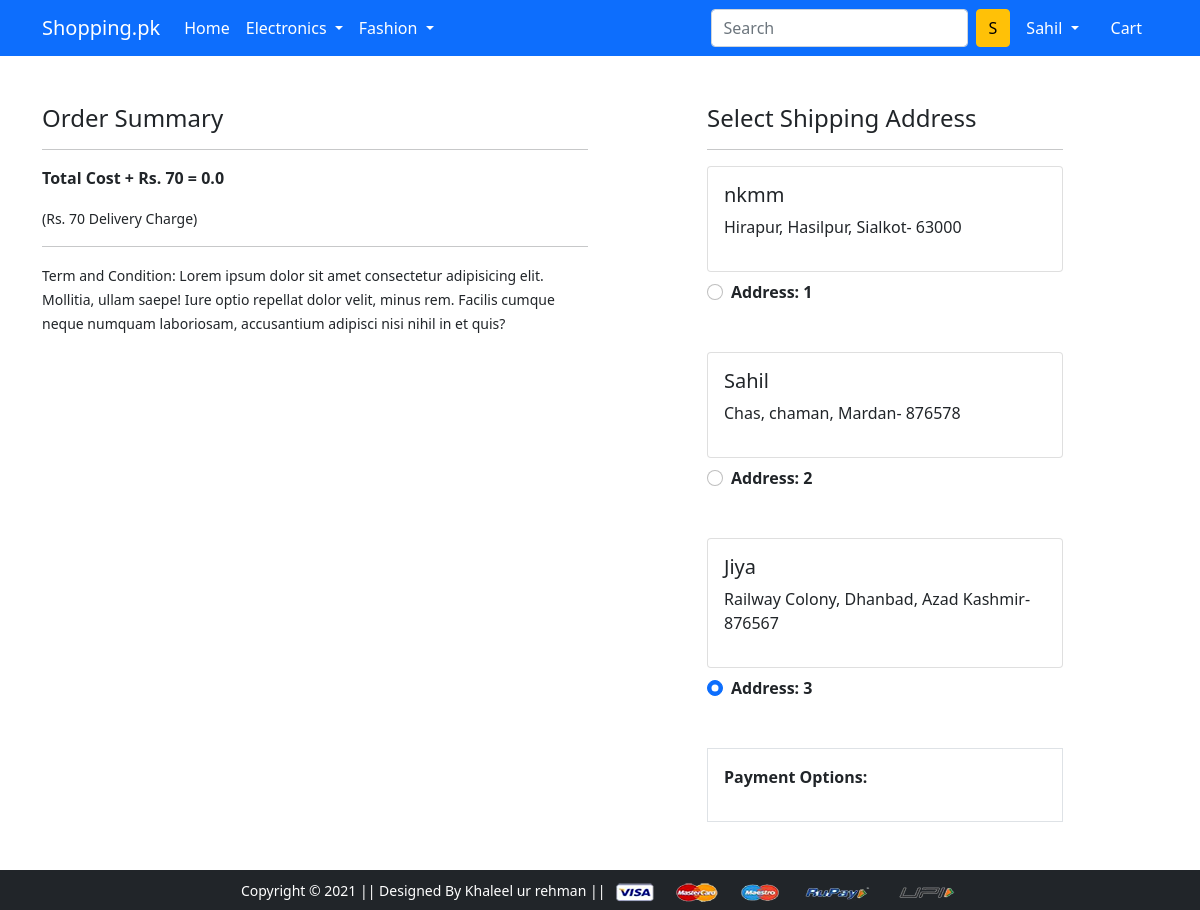
The page /checkout/ (signed in) on the database its author committed.
### app/models.py (models this page shows, shortened)
class Customer(models.Model):
 user = models.ForeignKey(User, on_delete=models.CASCADE)
 name = models.CharField(max_length=200)
 locality = models.CharField(max_length=200)
 city = models.CharField(max_length=50)
 zipcode = models.IntegerField()
 state = models.CharField(choices=STATE_CHOICES, max_length=50)

### app/views.py (the view)
# urls.py: path('checkout/', views.checkout, name='checkout'),
@login_required
def checkout(request):
	user = request.user
	add = Customer.objects.filter(user=user)
	cart_items = Cart.objects.filter(user=request.user)
	amount = 0.0
	shipping_amount = 70.0
	totalamount=0.0
	cart_product = [p for p in Cart.objects.all() if p.user == request.user]
	if cart_product:
		for p in cart_product:
			tempamount = (p.quantity * p.product.discounted_price)
			amount += tempamount
		totalamount = amount+shipping_amount
	return render(request, 'app/checkout.html', {'add':add, 'cart_items':cart_items, 'totalcost':totalamount})

### app/templates/app/checkout.html (shortened to what this page needs)
{% extends 'app/base.html' %}
{% load static %}
{% block main-content %}
<div class="container">
 <div class="row mt-5">
  <div class="col-sm-6">
    <h4>Order Summary</h4>
    <hr>
    <p class="fw-bold">Total Cost + Rs. 70  = {{totalcost}}</p>
    <small>(Rs. 70 Delivery Charge)</small> <hr>
    <small>Term and Condition: Lorem ipsum dolor sit amet consectetur adipisicing elit. Mollitia, ullam saepe! Iure optio repellat dolor velit, minus rem. Facilis cumque neque numquam laboriosam, accusantium adipisci nisi nihil in et quis?</small>
  </div>
  <div class="col-sm-4 offset-sm-1">
    <h4>Select Shipping Address</h4>
    <hr>
    <form action="/paymentdone" id="myform">
    {% for ad in add %}
      <div class="card">
        <div class="card-body">
        <h5>{{ad.name}}</h5>
        <p>{{ad.locality}}, {{ad.city}}, {{ad.state}}- {{ad.zipcode}}</p>
        </div>
      </div>
        <div class="form-check mt-2 mb-5">
          <input class="form-check-input" type="radio" name="custid" id="custadd{{forloop.counter}}" value="{{ad.id}}" checked>
          <label class="form-check-label fw-bold" for="custadd{{forloop.counter}}">
            Address: {{ forloop.counter }} </label>
        </div>
      {% endfor %}
        <div class="border p-3">
          <p class="fw-bold">Payment Options:</p>
        </div>
      </form>
    </div>
  </div>
</div>
{% endblock main-content %}

### app/templates/app/base.html (shortened to what this page needs)
<!doctype html>
{% load static %}
<html lang="en">
  <head>
    <link href="https://cdn.jsdelivr.net/npm/bootstrap@5.0.0-beta1/dist/css/bootstrap.min.css" rel="stylesheet">
    <link rel="stylesheet" href="{% static 'app/css/owl.carousel.min.css' %}">
    <link rel="stylesheet" href="{% static 'app/css/all.min.css' %}">
    <link rel="stylesheet" href="{% static 'app/css/style.css' %}">
  </head>
  <body>
    <nav class="navbar navbar-expand-lg navbar-dark bg-primary">
     <div class="container">
       <a class="navbar-brand" href="/">Shopping.pk</a>
       <div class="collapse navbar-collapse" id="navbarSupportedContent">
         <ul class="navbar-nav me-auto mb-2 mb-lg-0">
           <li class="nav-item">
             <a class="nav-link active" aria-current="page" href="/">Home</a>
           </li>
           <li class="nav-item dropdown">
             <a class="nav-link dropdown-toggle text-white" href="#" id="electronicsDropdown" role="button" data-bs-toggle="dropdown" aria-expanded="false">
               Electronics
             </a>
           </li>
           <li class="nav-item dropdown">
             <a class="nav-link dropdown-toggle text-white" href="#" id="fashionDropdown" role="button" data-bs-toggle="dropdown" aria-expanded="false">
               Fashion
             </a>
           </li>
         </ul>
         <form class="d-flex">
           <input class="form-control me-2" type="search" placeholder="Search" aria-label="Search">
           <button class="btn btn-warning" type="submit">S</button>
         </form>
         <div>
          <ul class="navbar-nav me-auto mb-2 mb-lg-0">
          {% if request.user.is_authenticated %}
           <li class="nav-item dropdown mx-2">
              <a class="nav-link dropdown-toggle text-white" href="#" id="profileDropdown" role="button" data-bs-toggle="dropdown" aria-expanded="false">
                {{request.user.username|capfirst}}
              </a>
            </li>
            <li class="nav-item mx-2">
              <a href="{% url 'showcart' %}" class="nav-link text-white"> Cart </a>
            </li>
            {% endif %}
          </ul>
         </div>
       </div>
     </div>
    </nav>
    {% block main-content %} {% endblock main-content %}
    <footer class="container-fluid bg-dark text-center p-2 mt-5">
        <small class="text-white">Copyright &copy; 2021 || Designed By Khaleel ur rehman || </small>
        <img src="{% static 'app/images/payment.png' %}" alt="" srcset="" class="img-fluid" height="2px">
    </footer>
  </body>
</html>

### rows shown on the page
Customer: name "nkmm", locality "Hirapur", city "Hasilpur", state "Sialkot", zipcode "63000"
Customer: name "Sahil", locality "Chas", city "chaman", state "Mardan", zipcode "876578"
Customer: name "Jiya", locality "Railway Colony", city "Dhanbad", state "Azad Kashmir", zipcode "876567"

### other values the page prints
{{ request.user.username|capfirst }} "Sahil"
{{ totalcost }} "0.0"
